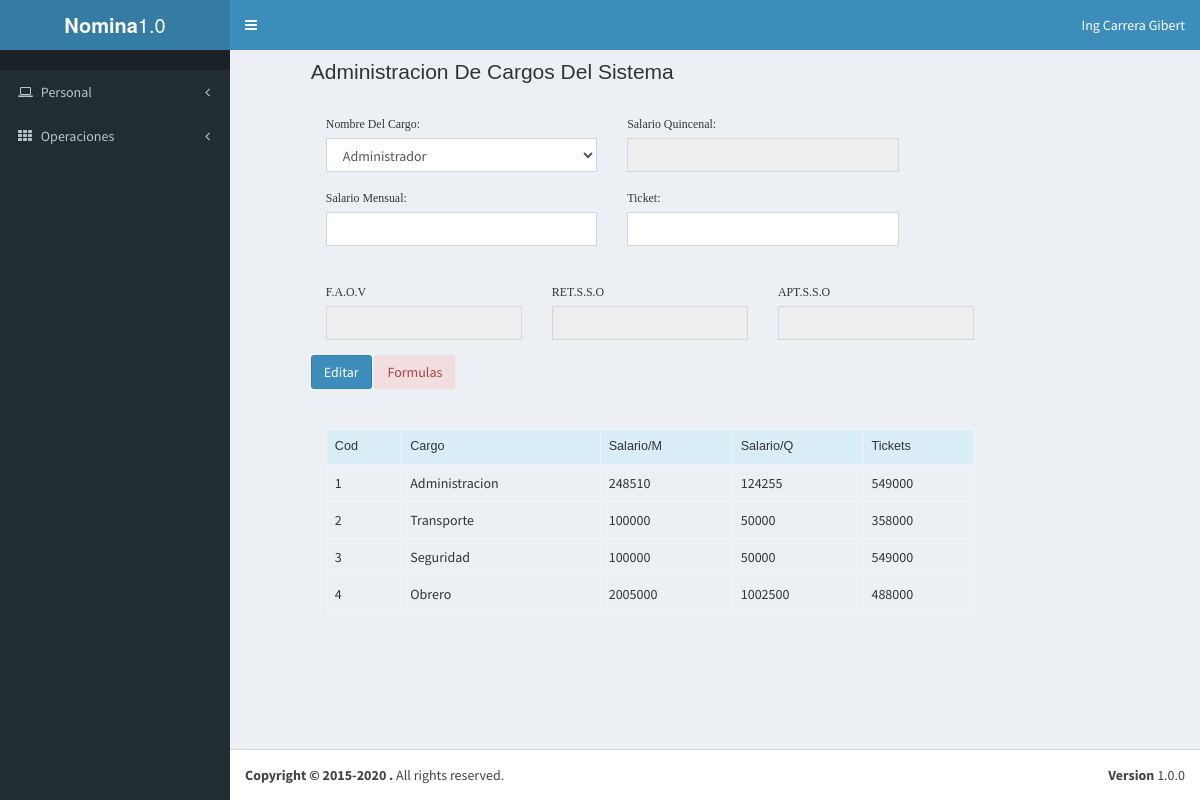
The app's page /templates/chargeRegister.php (signed in) with its own data.
### tables this page shows
CREATE TABLE `cargos` (
  `id` int(11) NOT NULL,
  `nombre` varchar(75) NOT NULL,
  `smensual` double NOT NULL,
  `squincenal` double NOT NULL,
  `tickets` double NOT NULL,
  `estado` tinyint(1) NOT NULL
);

### logica/control/model/modeloCargo.php (called while the page is built, shortened)
<?php
class modeloCargo extends Conexion
{
	public static function selectInto()
	{
		$link = self::enlace();
		$sql ="SELECT id,nombre,smensual,squincenal,tickets FROM cargos WHERE estado=1";
		$resultado = mysqli_query($link,$sql);
		return $resultado;
	}
}
?>

### templates/chargeRegister.php (the view, shortened to what this page needs)
<!DOCTYPE html>
<html>
<body class="hold-transition skin-blue sidebar-mini">
    <div class="wrapper">
        <?php include 'cuerpo/header.php'; ?>
            <aside class="main-sidebar">
                <?php
                    if ($_SESSION['nivel']=="Usuario"):
                        include 'cuerpo/userAside.php';
                    else:
                        include 'cuerpo/aside.php';
                    endif;
                 ?>
            </aside>
        <div class="content-wrapper">
            <form action="../logica/control/controlCharge.php" id="form-register" method="POST">
                <div class="row col-md-offset-1">
                   <h4 class="e1">Administracion De Cargos Del Sistema</h4><br>
                    <div class="col-md-4 col-sm-5">
                        <div class="form-group">
                            <label class="e2" for="name">Nombre Del Cargo:</label>
                            <select class="form-control" id="cargo" name="name">
                                <option value="Administracion">Administrador</option>
                            </select>
                        </div>
                        <div class="form-group">
                            <label class="e2" for="smensual">Salario Mensual:</label>
                            <input name="smensual" type="number" class="form-control" id="smensual">
                        </div>
                    </div>
                    <div class="col-md-4 col-sm-5">
                        <div class="form-group">
                            <label class="e2" for="squincenal">Salario Quincenal:</label>
                            <input  type="number" disabled="true" class="form-control" id="fhanton1">
                        </div>
                        <label class="e2" for="smensual">Ticket:</label>
                            <input name="ticket" type="number" class="form-control" id="ticket">
                        </div>
                </div><br>
                <div class="row col-md-offset-1">
                    <div class="col-md-3">
                        <div class="form-group">
                            <label class="e2" for="smensual">F.A.O.V</label>
                            <input  disabled="true" class="form-control" id="faov">
                        </div>
                    </div>
                      <div class="col-md-3">
                        <div class="form-group">
                            <label class="e2" for="smensual">RET.S.S.O</label>
                            <input  disabled="true" class="form-control" id="retsso">
                        </div>
                    </div>
                      <div class="col-md-3">
                        <div class="form-group">
                            <label class="e2" for="smensual">APT.S.S.O</label>
                            <input  disabled="true" class="form-control" id="aptsso">
                        </div>
                    </div>
                </div>
                 <div class="col-md-offset-1">
                    <input type="submit" id="envio" value="Editar" class="btn btn-primary">
                    <a href='#formulas' data-toggle ='modal' class='btn text-danger bg-danger'>Formulas</a>
                </div><br><br>
                <div class="row col-md-offset-1">
                    <div class="col-md-9">
                        <div class="table-responsive" id="general">
                            <table class="table table-bordered table-hover" id="table">
                                <tr class="info">
                                    <th class="e3">Cod</th>
                                    <th class="e3">Cargo</th>
                                    <th class="e3">Salario/M</th>
                                    <th class="e3">Salario/Q</th>
                                    <th class="e3">Tickets</th>
                                </tr>
                            <?php
                            require_once '../logica/control/model/ModeloCargo.php';
                            $resultado = modeloCargo::selectInto();
                            while ($row = $resultado->fetch_array(MYSQLI_NUM)){
                                echo "<tr class ='rowList'>";
                                echo "<td>$row[0]</td>";
                                echo "<td>$row[1]</td>";
                                echo "<td>$row[2]</td>";
                                echo "<td>$row[3]</td>";
                                echo "<td>$row[4]</td>";
                                echo "</tr>";
                              }
                            ?>
                            </table>
                        </div>
                    </div>
                </div><br>
            </form>
    </div>
    <?php include 'cuerpo/footer.php'; ?>
</body>
</html>

### css/gibert.css (style rules this page uses)
.e1 { font-family: arial; font-size: 150%; font-weight: 10; }
.e2 { font-family: verdana; font-size: 85%; font-weight: 80; }
.e3 { font-family: arial; font-size: 90%; font-weight: 100; }

### records on screen
cargos: id "1", nombre "Administracion", smensual "248510", squincenal "124255", tickets "549000"
cargos: id "2", nombre "Transporte", smensual "100000", squincenal "50000", tickets "358000"
cargos: id "3", nombre "Seguridad", smensual "100000", squincenal "50000", tickets "549000"
cargos: id "4", nombre "Obrero", smensual "2005000", squincenal "1002500", tickets "488000"
